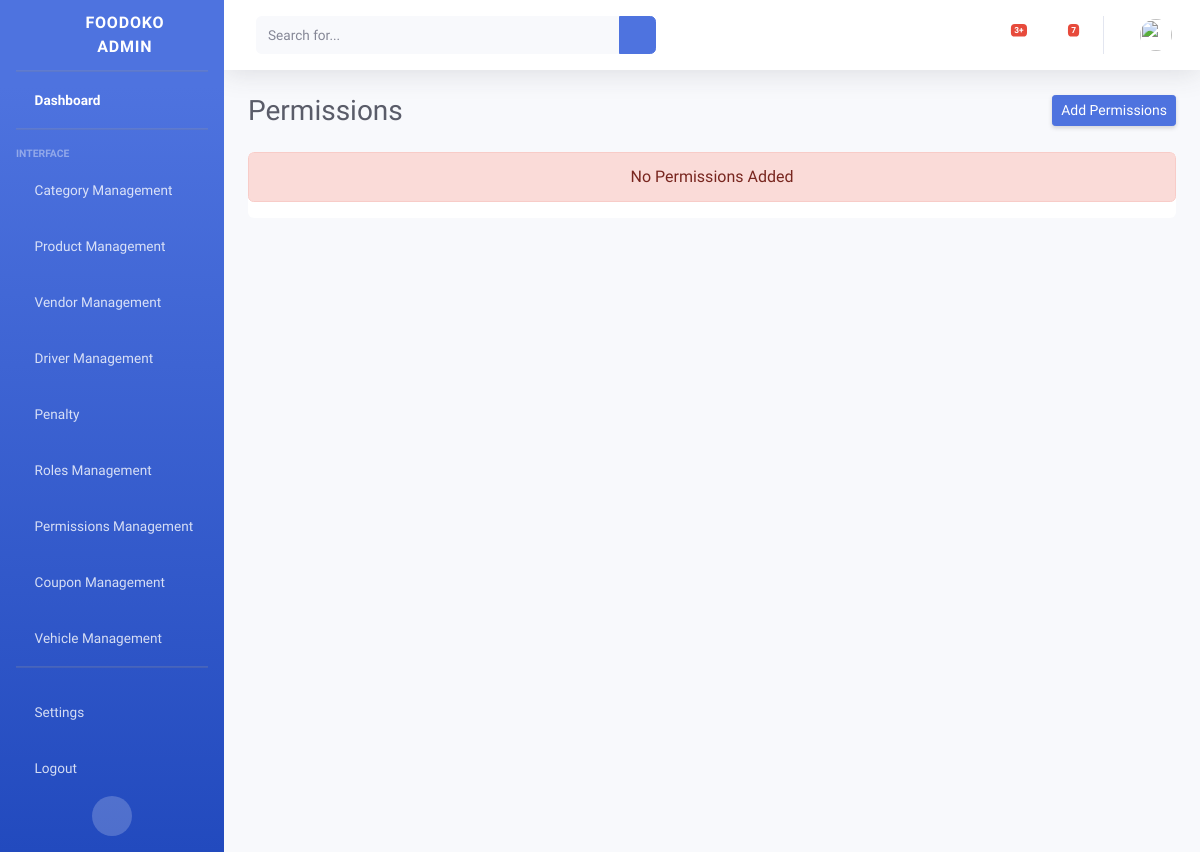
The app's page /adminpanel/permissions/, older data.
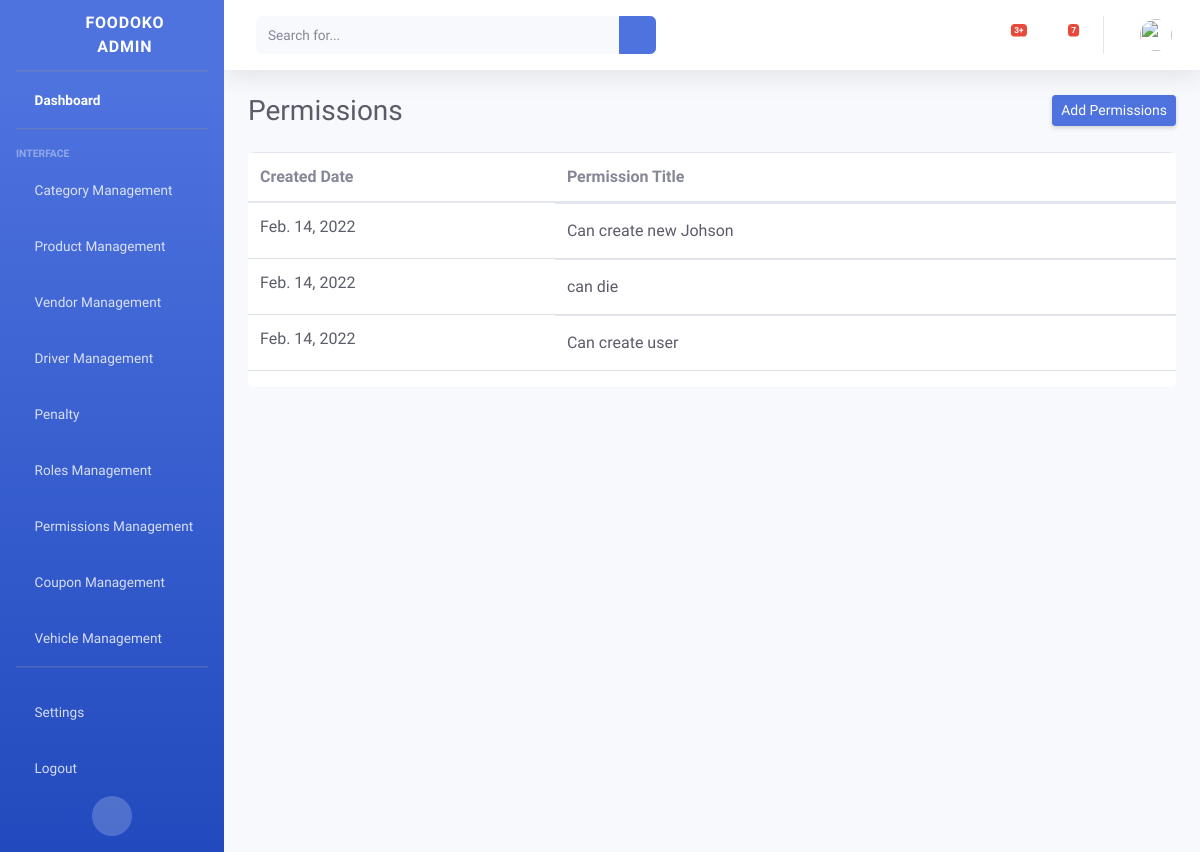
The same page, newer data.
### Dashboard/models.py (models this page shows, shortened)
class Permission(models.Model):
    created_at = models.DateField(default=date.today)
    title = models.CharField(max_length=255)
    class Meta:
        ordering = ["-id"]
        verbose_name = "Permission"

### Dashboard/views.py (the view)
# urls.py: path("permissions/", PermissionsView.as_view(), name="permissionsView"),
class PermissionsView(View):
    template_name = "permission/permissions.html"
    def get(self, request):
        permissions = Permission.objects.all()
        args = {
            "permissions": permissions,
        }
        return render(request, self.template_name, args)

### Dashboard/templates/permission/permissions.html (shortened to what this page needs)
{% load static %}
{% include 'base.html' %}
<body id="page-top">
    <div id="wrapper">
        {% include 'admin-sidebar.html' %}
        <div id="content-wrapper" class="d-flex flex-column">
            <div id="content">
               {% include 'admin-nav.html' %}
                <div class="container-fluid">
                    <div class="d-sm-flex align-items-center justify-content-between mb-4">
                        <h1 class="h3 mb-0 text-gray-800">Permissions</h1>
                        <a href="{% url 'addPermission' %}" class="d-none d-sm-inline-block btn btn-sm btn-primary shadow-sm">Add Permissions</a>
                    </div>
                    <div class="main____dept____table table-responsive">
                      {% if permissions %}
                        <table class="table">
                          <thead class="table_____head">
                            <tr>
                              <th scope="col">Created Date</th>
                              <th scope="col">Permission Title</th>
                            </tr>
                          </thead>
                          <tbody class="catgory__table">
                            {% for p in permissions %}
                            <tr>
                              <td class="category__data"><a href="#" class="w-100 d-flex text-dark category__name">{{ p.created_at }}</a></td>
                              <td class="d-flex align-items-center">
                                <a href="#" class="w-100 d-flex text-dark">{{ p.title }}</a>
                                <form method="POST" action="{% url 'deletePermission' %}">
                                  <button class="border-0 bg-white" type="submit"><i class="fas fa-times-circle cross____icon"></i></button>
                                </form>
                                <a href= "{% url 'editPermission' p.id %}"class="border-0 bg-white"><i class="fas fa-edit cross____icon"></i></a>
                              </td>
                            </tr>
                            {% endfor %}
                          </tbody>
                        </table>
                        {% else %}
                            <div class="alert alert-danger text-center" role="alert">
                             No Permissions Added
                            </div>
                            {% endif %}
                      </div>
                </div>
            </div>
        </div>
    </div>
</body>

Row changes from the older to the newer data that the page shows:
added Permission: created_at "Feb. 14, 2022", title "Can create new Johson"
added Permission: created_at "Feb. 14, 2022", title "can die"
added Permission: created_at "Feb. 14, 2022", title "Can create user"
Text that changed along with them:
text no longer shown: "No Permissions Added"
text now shown: "Created Date Permission Title"
